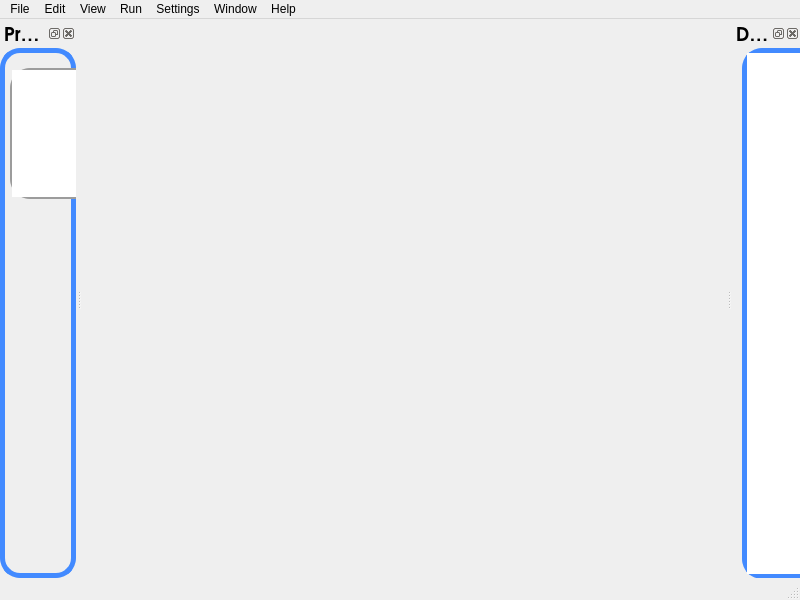
<?xml version="1.0" encoding="UTF-8"?>
<ui version="4.0">
 <class>mainWindow</class>
 <widget class="QMainWindow" name="mainWindow">
  <property name="geometry">
   <rect>
    <x>0</x>
    <y>0</y>
    <width>800</width>
    <height>600</height>
   </rect>
  </property>
  <property name="acceptDrops">
   <bool>true</bool>
  </property>
  <property name="windowTitle">
   <string>MainWindow</string>
  </property>
  <property name="styleSheet">
   <string notr="true">background-color:&quot;grey&quot;;</string>
  </property>
  <widget class="QWidget" name="centralwidget"/>
  <widget class="QMenuBar" name="menubar">
   <property name="geometry">
    <rect>
     <x>0</x>
     <y>0</y>
     <width>800</width>
     <height>25</height>
    </rect>
   </property>
   <widget class="QMenu" name="menuFile">
    <property name="title">
     <string>File</string>
    </property>
    <widget class="QMenu" name="menuRecent_projects">
     <property name="title">
      <string>Recent projects</string>
     </property>
     <addaction name="action1"/>
     <addaction name="action2"/>
    </widget>
    <addaction name="actionNew"/>
    <addaction name="actionOpen"/>
    <addaction name="menuRecent_projects"/>
    <addaction name="separator"/>
    <addaction name="actionSave"/>
    <addaction name="actionSave_as"/>
    <addaction name="separator"/>
    <addaction name="actionClose"/>
    <addaction name="separator"/>
    <addaction name="actionQuit"/>
   </widget>
   <widget class="QMenu" name="menuEdit">
    <property name="title">
     <string>Edit</string>
    </property>
    <addaction name="actionUndo"/>
    <addaction name="actionRedo"/>
    <addaction name="separator"/>
    <addaction name="actionCopy"/>
    <addaction name="actionCut"/>
    <addaction name="actionPaste"/>
    <addaction name="actionSelect_All"/>
   </widget>
   <widget class="QMenu" name="menuView">
    <property name="title">
     <string>View</string>
    </property>
    <widget class="QMenu" name="menuImage_Grid">
     <property name="title">
      <string>Image Grid</string>
     </property>
     <addaction name="separator"/>
     <addaction name="action3_images_per_row"/>
     <addaction name="action5_images_per_row"/>
     <addaction name="action7_images_per_row"/>
     <addaction name="actionCoustom"/>
    </widget>
    <addaction name="actionPictuers"/>
    <addaction name="actionDesign_output"/>
    <addaction name="actionDesign_Code"/>
    <addaction name="menuImage_Grid"/>
   </widget>
   <widget class="QMenu" name="menuSettings">
    <property name="title">
     <string>Settings</string>
    </property>
   </widget>
   <widget class="QMenu" name="menuWindow">
    <property name="title">
     <string>Window</string>
    </property>
   </widget>
   <widget class="QMenu" name="menuHelp">
    <property name="title">
     <string>Help</string>
    </property>
   </widget>
   <widget class="QMenu" name="menuProject">
    <property name="title">
     <string>Run</string>
    </property>
    <addaction name="actionRun"/>
    <addaction name="actionEdit_Configurations"/>
    <addaction name="actionStop"/>
    <addaction name="actionShow_Results"/>
   </widget>
   <addaction name="menuFile"/>
   <addaction name="menuEdit"/>
   <addaction name="menuView"/>
   <addaction name="menuProject"/>
   <addaction name="menuSettings"/>
   <addaction name="menuWindow"/>
   <addaction name="menuHelp"/>
  </widget>
  <widget class="QStatusBar" name="statusbar"/>
  <widget class="QDockWidget" name="dockDesign">
   <property name="font">
    <font>
     <family>URW Gothic L</family>
     <pointsize>14</pointsize>
     <weight>75</weight>
     <bold>true</bold>
    </font>
   </property>
   <property name="styleSheet">
    <string notr="true">
color: &quot;white&quot;;</string>
   </property>
   <property name="windowTitle">
    <string>Design</string>
   </property>
   <attribute name="dockWidgetArea">
    <number>2</number>
   </attribute>
   <widget class="QWidget" name="dockWidgetContents">
    <widget class="QTextBrowser" name="textBrowser">
     <property name="geometry">
      <rect>
       <x>10</x>
       <y>0</y>
       <width>321</width>
       <height>531</height>
      </rect>
     </property>
     <property name="styleSheet">
      <string notr="true">background-color: &quot;white&quot;;
color: rgb(156,156,156);
border: 5px solid  rgb(66, 138, 255);
border-radius: 20%;</string>
     </property>
    </widget>
   </widget>
  </widget>
  <widget class="QDockWidget" name="dockPictuers">
   <property name="font">
    <font>
     <family>URW Gothic L</family>
     <pointsize>14</pointsize>
     <weight>75</weight>
     <italic>false</italic>
     <bold>true</bold>
    </font>
   </property>
   <property name="styleSheet">
    <string notr="true">border: 5px solid  rgb(66, 138, 255);
border-radius: 20%;
background-color: &quot;white&quot;;
color: &quot;white&quot;;</string>
   </property>
   <property name="windowTitle">
    <string>Project</string>
   </property>
   <attribute name="dockWidgetArea">
    <number>1</number>
   </attribute>
   <widget class="QWidget" name="dockWidgetContents_2">
    <widget class="QTreeView" name="treeView">
     <property name="geometry">
      <rect>
       <x>10</x>
       <y>20</y>
       <width>171</width>
       <height>131</height>
      </rect>
     </property>
     <property name="styleSheet">
      <string notr="true">border: 2px solid  rgb(156,156,156);
border-radius: 20%;
background-color: &quot;white&quot;;</string>
     </property>
    </widget>
   </widget>
  </widget>
  <action name="actionNew">
   <property name="text">
    <string>New</string>
   </property>
   <property name="shortcut">
    <string>Ctrl+N</string>
   </property>
  </action>
  <action name="actionOpen">
   <property name="text">
    <string>Open</string>
   </property>
   <property name="shortcut">
    <string>Ctrl+O</string>
   </property>
  </action>
  <action name="action1">
   <property name="text">
    <string>1.</string>
   </property>
  </action>
  <action name="action2">
   <property name="text">
    <string>2.</string>
   </property>
  </action>
  <action name="actionSave">
   <property name="text">
    <string>Save</string>
   </property>
   <property name="shortcut">
    <string>Ctrl+S</string>
   </property>
  </action>
  <action name="actionSave_as">
   <property name="text">
    <string>Save As...</string>
   </property>
   <property name="shortcut">
    <string>Ctrl+Shift+S</string>
   </property>
  </action>
  <action name="actionClose">
   <property name="text">
    <string>Close</string>
   </property>
   <property name="shortcut">
    <string>Ctrl+Alt+F4</string>
   </property>
  </action>
  <action name="actionQuit">
   <property name="text">
    <string>Quit</string>
   </property>
  </action>
  <action name="actionUndo">
   <property name="text">
    <string>Undo</string>
   </property>
   <property name="shortcut">
    <string>Ctrl+Z</string>
   </property>
  </action>
  <action name="actionRedo">
   <property name="text">
    <string>Redo</string>
   </property>
   <property name="shortcut">
    <string>Ctrl+Shift+Z</string>
   </property>
  </action>
  <action name="actionCopy">
   <property name="text">
    <string>Copy</string>
   </property>
   <property name="shortcut">
    <string>Ctrl+C</string>
   </property>
  </action>
  <action name="actionCut">
   <property name="text">
    <string>Cut</string>
   </property>
   <property name="shortcut">
    <string>Ctrl+X</string>
   </property>
  </action>
  <action name="actionPaste">
   <property name="text">
    <string>Paste</string>
   </property>
   <property name="shortcut">
    <string>Ctrl+V</string>
   </property>
  </action>
  <action name="actionSelect_All">
   <property name="text">
    <string>Select All </string>
   </property>
   <property name="shortcut">
    <string>Ctrl+Shift+A</string>
   </property>
  </action>
  <action name="actionPictuers">
   <property name="checkable">
    <bool>true</bool>
   </property>
   <property name="checked">
    <bool>true</bool>
   </property>
   <property name="text">
    <string>Pictuers </string>
   </property>
  </action>
  <action name="actionDesign_output">
   <property name="checkable">
    <bool>true</bool>
   </property>
   <property name="checked">
    <bool>true</bool>
   </property>
   <property name="text">
    <string>Design output</string>
   </property>
  </action>
  <action name="actionDesign_Code">
   <property name="checkable">
    <bool>true</bool>
   </property>
   <property name="checked">
    <bool>true</bool>
   </property>
   <property name="text">
    <string>Design Code</string>
   </property>
  </action>
  <action name="actionRun">
   <property name="text">
    <string>Run</string>
   </property>
   <property name="shortcut">
    <string>F5</string>
   </property>
  </action>
  <action name="actionEdit_Configurations">
   <property name="text">
    <string>Edit Configurations..</string>
   </property>
  </action>
  <action name="actionStop">
   <property name="text">
    <string>Stop</string>
   </property>
   <property name="shortcut">
    <string>Shift+F5</string>
   </property>
  </action>
  <action name="actionShow_Results">
   <property name="text">
    <string>Show Results</string>
   </property>
   <property name="shortcut">
    <string>Ctrl+R</string>
   </property>
  </action>
  <action name="action5_images_per_row">
   <property name="text">
    <string>5 images per row</string>
   </property>
  </action>
  <action name="action7_images_per_row">
   <property name="text">
    <string>7 images per row </string>
   </property>
  </action>
  <action name="action3_images_per_row">
   <property name="text">
    <string>3 images per row </string>
   </property>
  </action>
  <action name="actionCoustom">
   <property name="text">
    <string>Coustom...</string>
   </property>
  </action>
 </widget>
 <resources/>
 <connections/>
</ui>
